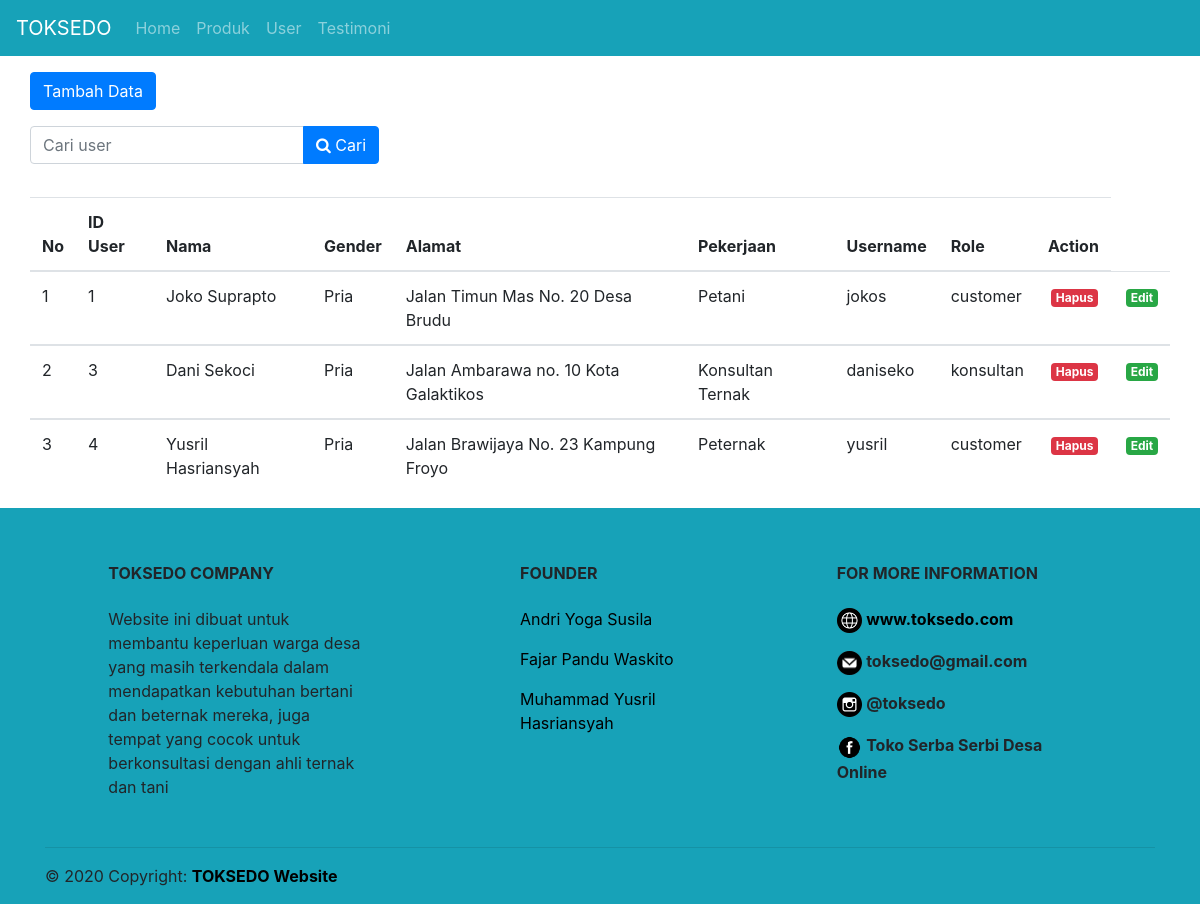
The app's page /index.php/admin/user with its own data.
### tables this page shows
CREATE TABLE `user` (
  `idUser` int(30) NOT NULL,
  `nama` varchar(50) NOT NULL,
  `gender` varchar(10) DEFAULT NULL,
  `alamat` varchar(255) DEFAULT NULL,
  `pekerjaan` varchar(20) DEFAULT NULL,
  `username` varchar(50) NOT NULL,
  `password` varchar(50) NOT NULL,
  `level` varchar(12) NOT NULL
);

### application/controllers/admin.php (called while the page is built, shortened)
<?php
class admin extends CI_Controller {
    public function __construct(){
        $this->load->helper('url');
        $this->load->helper('form');
        $this->load->model('login_model');
        $this->load->model('produk_model');
    }
    public function user()
    {
        $data['title'] = "Manage User";
        $list['user'] = $this->login_model->getAllUser();
        $this->load->view('admin/template/header_admin',$data);
        $this->load->view('admin/user',$list);
        $this->load->view('admin/template/footer_admin');
    }
}

### index.php (called while the page is built, shortened)
<?php
require_once BASEPATH.'core/CodeIgniter.php';

### application/models/login_model.php (called while the page is built, shortened)
<?php
class login_model extends CI_Model {
    public function getAllUser(){
        return $this->db->get('user')->result_array();
    }
}
?>

### application/views/admin/user.php (the view, shortened to what this page needs)
<div class="container">
    <div class="row mt-3">
        <a href="<?= base_url(); ?>admin/tambahuser" class="btn btn-primary">Tambah Data</a>
    </div>
    <div class="row mt-3">
        <form action="" method="POST">
            <div class="input-group mb-3">
                <input type="text" class="form-control" placeholder="Cari user" name="keyword" aria-label="Recipient's username" aria-describedby="basic-addon2">
                <div class="input-group-append">
                    <button class="btn btn-primary" type="submit"><i class="fa fa-search"></i> Cari</button>
                </div>
            </div>
        </form>
    </div>
    <div class="row mt-3">
        <div class="col-md-6">
        </div>
        <table class="table table-hover">
            <thead>
                <tr>
                    <th scope="col">No</th>
                    <th scope="col">ID User</th>
                    <th scope="col">Nama</th>
                    <th scope="col">Gender</th>
                    <th scope="col">Alamat</th>
                    <th scope="col">Pekerjaan</th>
                    <th scope="col">Username</th>
                    <th scope="col">Role</th>
                    <th scope="col">Action</th>
                </tr>
            </thead>
            <?php
            $no = 1;
            ?>
            <?php foreach ($user as $usr) :
            ?>
                <?php if($usr['level'] != "admin"):?>
                <tbody>
                    <tr>
                        <td> <?php echo $no; ?> </td>
                        <td><?= $usr['idUser']; ?></td>
                        <td><?= $usr['nama']; ?></td>
                        <td><?= $usr['gender']; ?></td>
                        <td><?= $usr['alamat']; ?></td>
                        <td><?= $usr['pekerjaan']; ?></td>
                        <td><?= $usr['username']; ?></td>
                        <td><?= $usr['level']; ?></td>
                        <td><a href="<?= base_url(); ?>admin/hapusUser/<?= $usr['idUser']; ?>" class="badge badge-danger" onclick="return confirm('Yakin Data ini akan dihapus')">Hapus</a></td>
                        <td><a href="<?= base_url(); ?>admin/editUser/<?= $usr['idUser']; ?>" class="badge badge-success">Edit</a></td>
                    </tr>
                </tbody>
                <?php
                $no++;
                ?>
                <?php endif;?>
            <?php endforeach; ?>
        </table>
    </div>
</div>

### application/views/admin/template/header_admin.php (style rules this page uses)
body { overflow-x: hidden; }
.badge { margin-left: 3px; }
a { color: black; }

### records on screen
user: idUser "1", nama "Joko Suprapto", gender "Pria", alamat "Jalan Timun Mas No. 20 Desa Brudu", pekerjaan "Petani", username "jokos", level "customer"
user: idUser "3", nama "Dani Sekoci", gender "Pria", alamat "Jalan Ambarawa no. 10 Kota Galaktikos", pekerjaan "Konsultan Ternak", username "daniseko", level "konsultan"
user: idUser "4", nama "Yusril Hasriansyah", gender "Pria", alamat "Jalan Brawijaya No. 23 Kampung Froyo", pekerjaan "Peternak", username "yusril", level "customer"
